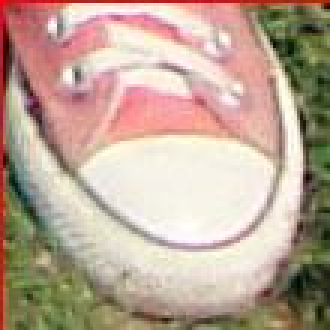
#> input picture PRML/FaceRecog/faces_extract/1.jpg, 110 x 110 px (shown 3 times larger); its folder holds 4 pictures in this run
$ python FaceRecog.py
#> lines starting #> are read from the running program, lines starting #| are printed output that depends on the picture
#coding=gbk
"""基于ＰＣＡ算法的人脸识别
@author:      pipi
@time:        2014.11.1
"""
from PIL import Image, ImageDraw
import numpy
import cv
import os
import sys

IMAGE_SIZE = (40,40)
def createDatabase(path, number):
    """从指定的路径path中处理number个按照顺序命名的人脸图片,成为一个矩阵"""
#> called with path = './faces_extract', number = 3
    imageMatrix = []
    for i in range(1,number+1):
        image = Image.open(path+'/'+str(i)+'.jpg')
#> image is the input picture: PIL image 110x110 RGB; mean R, G, B 188.5, 166.2, 149.8
        image = image.resize(IMAGE_SIZE) #缩小图片
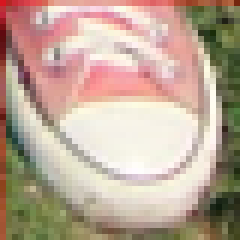
#> image: PIL image 40x40 RGB (shown 6 times larger); mean R, G, B 188.5, 166.4, 150
        grayImage = image.convert('L')
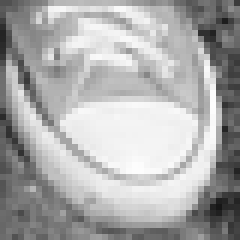
#> grayImage: PIL image 40x40 L (shown 6 times larger); min 22, max 253, mean 171.2
        imageArray = list(grayImage.getdata())#转换为一个一维数组，按照行排列
#> imageArray = 1600 values, max 253 at index 715, min 22 at index 1396, mean 171.2
        imageMatrix.append(imageArray)

    imageMatrix = numpy.array(imageMatrix)  #转换为二维矩阵，行为图像像素值按行排列，没列为一幅图
    #print imageMatix

    return imageMatrix

# [82 lines left out: functions eigenfaceCore, recognize, not called in this run]


if __name__ == "__main__":
    TrainNumber = len(os.listdir('./faces_extract')) - 1
#> (the run stopped early here; a loop or call above may not have finished)
